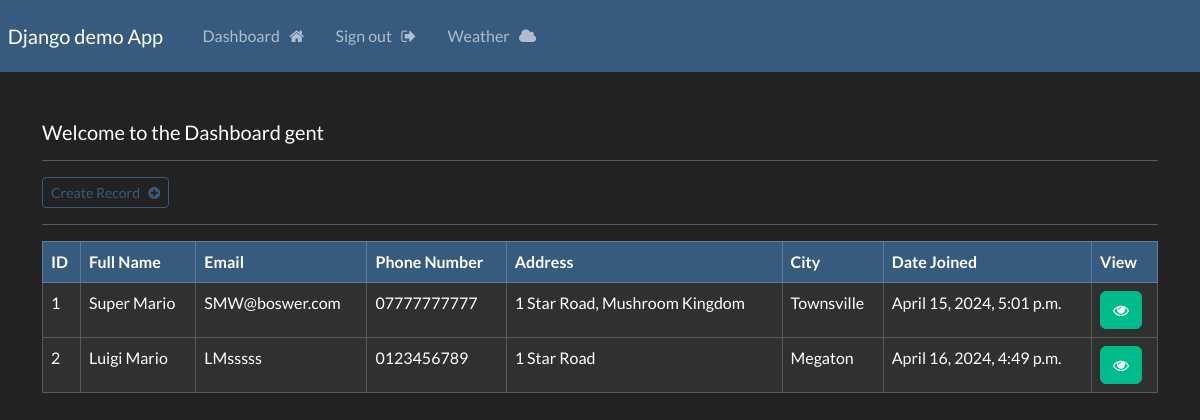
Before: /dashboard (signed in) with the older database file.
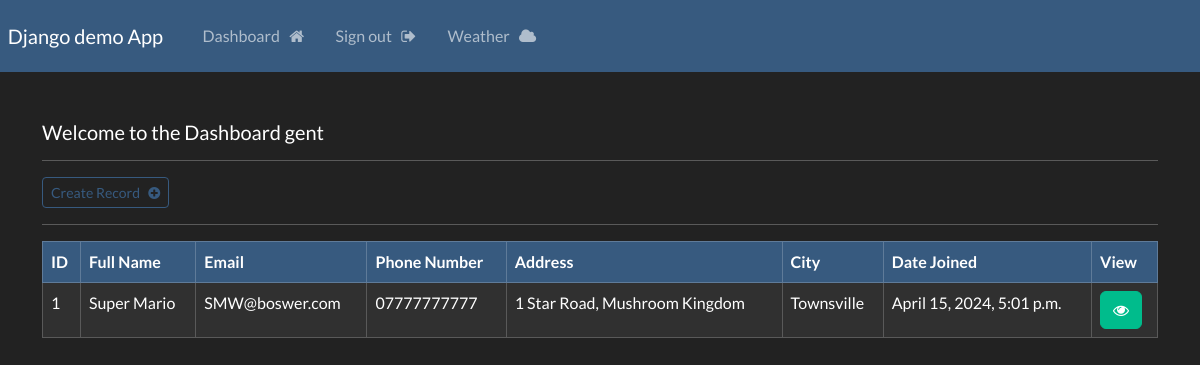
After: the same page with the newer database file.
### website/models.py (models this page shows, shortened)
class Record(models.Model):
    creation_data = models.DateTimeField(auto_now_add=True)
    first_name = models.CharField(max_length=100)
    last_name = models.CharField(max_length=100)
    email = models.CharField(max_length=255)
    phone = models.CharField(max_length=20)
    address = models.CharField(max_length=255)
    city = models.CharField(max_length=255)

### website/views.py (the view)
# urls.py: path('dashboard', views.dashboard, name="dashboard"),
@login_required(login_url='my-login')
def dashboard(request):
    my_records = Record.objects.all()
    context ={'records':my_records}
    return render(request, 'website/dashboard.html', context=context)

### website/templates/website/dashboard.html
{% extends 'website/base.html' %}
{% block content %}
    <br>
    <h5>Welcome to the Dashboard {{user}}</h5>
    <hr>
    <a class="btn btn-outline-primary btn-sm" href="{% url "create-record" %}">
        Create Record &nbsp; <i class="fa fa-plus-circle" aria-hidden="true"></i>
    </a>
    <hr>
    <table class="table table-dark table-hover table-bordered">
        <thead class="table-primary">
            <tr>
                <th scope="col"> ID </th>
                <th scope="col"> Full Name </th>
                <th scope="col"> Email </th>
                <th scope="col"> Phone Number </th>
                <th scope="col"> Address </th>
                <th scope="col"> City </th>
                <th scope="col"> Date Joined </th>
                <th scope="col"> View </th>
            </tr>
        </thead>
        <tbody>
            {% if records %}
                {% for record in records %}
                    <tr>
                        <td> {{record.id}}</td>
                        <td> {{record.first_name}} {{record.last_name}} </td>
                        <td> {{record.email}} </td>
                        <td> {{record.phone}} </td>
                        <td> {{record.address}} </td>
                        <td> {{record.city}} </td>
                        <td> {{record.creation_data}} </td>
                        <td> <a class="btn btn-success" href="{% url "record" record.id %}" ><i class="fa fa-eye" aria-hidden="true"></i></a></td>
                    </tr>
                {% endfor %}
            {% endif %}
        </tbody>
    </table>
{% endblock %}

Changed rows visible on the page:
removed Record: id "2", first_name "Luigi", last_name "Mario", email "LMsssss", phone "0123456789", address "1 Star Road", city "Megaton", creation_data "April 16, 2024, 4:49 p.m."
